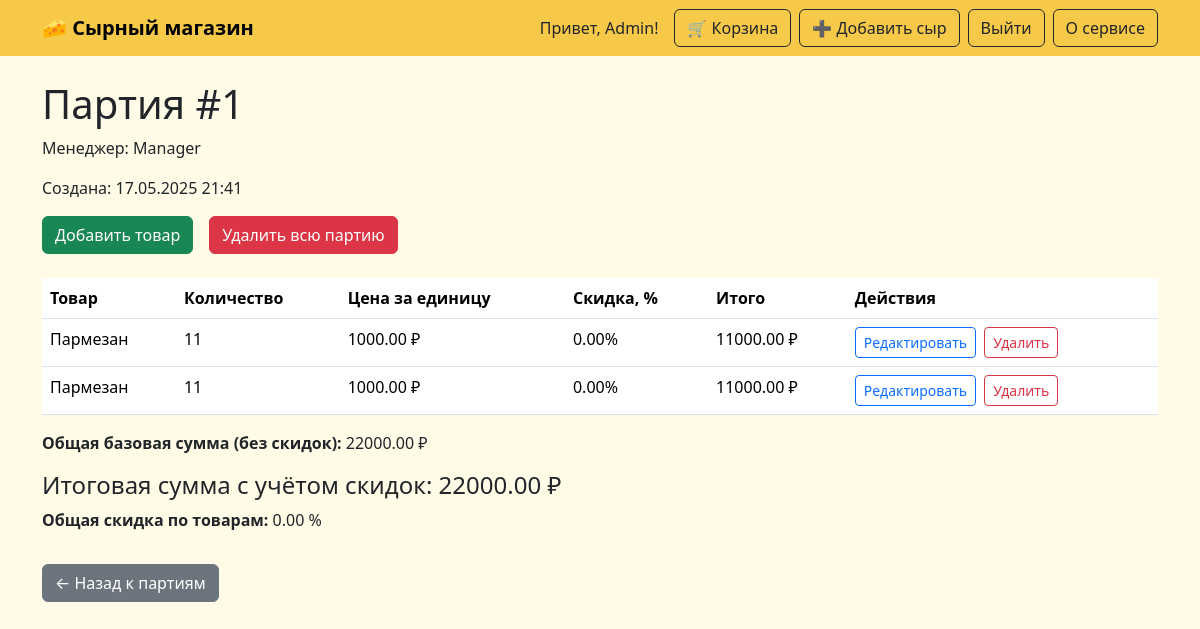
The app's page /batches/1/ (signed in) with its own data.
### catalog/models.py (models this page shows, shortened)
class User(AbstractUser):
    ROLE_CHOICES = [
        ("admin", "Администратор"),
        ("product_manager", "Товаровед"),
        ("sales_manager",
         "Менеджер по продажам"),
        ("guest", "Гость"),
    ]
    role = models.CharField(max_length=20,
                            choices=ROLE_CHOICES, default="guest")

class Batch(models.Model):
    manager = models.ForeignKey(
        settings.AUTH_USER_MODEL, on_delete=models.CASCADE,
        related_name="batches"
    )
    created_at = models.DateTimeField(auto_now_add=True)
    @property
    def total_base_price(self):
        return sum(item.cheese.price *
                   item.quantity for item in self.items.all())
    @property
    def total_price_before_batch_discount(self):
        return sum(item.total_price for item in self.items.all())
    @property
    def total_discount_percent(self):
        base = self.total_base_price
        if base == 0:
            return 0
        discount = (base - self.total_price_before_batch_discount) / base * 100
        return round(discount, 2)
    @property
    def total_price(self):
        return self.total_price_before_batch_discount

class BatchItem(models.Model):
    batch = models.ForeignKey(Batch, on_delete=models.CASCADE,
                              related_name="items")
    cheese = models.ForeignKey(Cheese, on_delete=models.CASCADE)
    quantity = models.PositiveIntegerField()
    @property
    def unit_price(self):
        qty = self.quantity
        c = self.cheese
        if (
            c.min_qty_big_opt
            and qty >= c.min_qty_big_opt
            and c.price_big_opt is not None
        ):
            return c.price_big_opt
        if (
            c.min_qty_small_opt
            and qty >= c.min_qty_small_opt
            and c.price_small_opt is not None
        ):
            return c.price_small_opt
        return c.price
    @property
    def total_price(self):
        return self.unit_price * self.quantity
    @property
    def discount_percent(self):
        base_price = self.cheese.price
        actual_price = self.unit_price
        if base_price == 0:
            return 0
        discount = (base_price - actual_price) / base_price * 100
        return round(discount, 2)

class Cheese(models.Model):
    name = models.CharField(max_length=100)
    price = models.DecimalField(max_digits=8,
                                decimal_places=2)  # цена за единицу
    price_small_opt = models.DecimalField(
        max_digits=8,
        decimal_places=2,
        null=True,
        blank=True,
        verbose_name="Цена мелкий опт",
    )
    min_qty_small_opt = models.PositiveIntegerField(
        null=True, blank=True,
        verbose_name="Минимальное количество для мелкого опта"
    )
    price_big_opt = models.DecimalField(
        max_digits=8,
        decimal_places=2,
        null=True,
        blank=True,
        verbose_name="Цена крупный опт",
    )
    min_qty_big_opt = models.PositiveIntegerField(
        null=True, blank=True,
        verbose_name="Минимальное количество для крупного опта"
    )
    weight = models.DecimalField(max_digits=6, decimal_places=2)
    cheese_type = models.ForeignKey(CheeseType, on_delete=models.CASCADE)
    in_stock = models.BooleanField(default=True)
    production_date = models.DateField()

### catalog/views.py (the view)
# urls.py: path("batches/<int:batch_id>/", views.batch_detail, name="batch_detail"),
@login_required
def batch_detail(request, batch_id):
    batch = get_object_or_404(Batch, id=batch_id)
    if batch.manager != request.user and request.user.role != "admin":
        raise PermissionDenied("Вы не можете просматривать чужие партии")
    items = batch.items.select_related("cheese")
    return render(
        request, "catalog/batch_detail.html", {"batch": batch, "items": items}
    )

### catalog/templates/catalog/batch_detail.html (shortened to what this page needs)
{% extends 'catalog/base.html' %}
{% block content %}
  <h1>Партия #{{ batch.id }}</h1>
  <p>Менеджер: {{ batch.manager.username }}</p>
  <p>Создана: {{ batch.created_at|date:"d.m.Y H:i" }}</p>
  <div class="mb-4 d-flex gap-3">
    <a href="{% url 'batch_add_item' batch.id %}" class="btn btn-success">Добавить товар</a>
    <a href="{% url 'batch_delete' batch.id %}" class="btn btn-danger">Удалить всю партию</a>
  </div>
  {% if items %}
    <table class="table">
      <thead>
        <tr>
          <th>Товар</th>
          <th>Количество</th>
          <th>Цена за единицу</th>
          <th>Скидка, %</th>
          <th>Итого</th>
          <th>Действия</th>
        </tr>
      </thead>
      <tbody>
        {% for item in items %}
          <tr>
            <td>{{ item.cheese.name }}</td>
            <td>{{ item.quantity }}</td>
            <td>{{ item.unit_price }} ₽</td>
            <td>{{ item.discount_percent }}%</td>
            <td>{{ item.total_price }} ₽</td>
            <td>
              <a href="{% url 'batch_item_edit' item.id %}" class="btn btn-sm btn-outline-primary">Редактировать</a>
              <a href="{% url 'batch_item_delete' item.id %}" class="btn btn-sm btn-outline-danger ms-1">Удалить</a>
            </td>
          </tr>
        {% endfor %}
      </tbody>
    </table>
    <p><strong>Общая базовая сумма (без скидок):</strong> {{ batch.total_base_price }} ₽</p>
    <h4>Итоговая сумма с учётом скидок: {{ batch.total_price }} ₽</h4>
    <p><strong>Общая скидка по товарам:</strong> {{ batch.total_discount_percent }} %</p>
  {% else %}
    <p>В партии пока нет товаров.</p>
  {% endif %}
  <a href="{% url 'batch_list' %}" class="btn btn-secondary mt-3">← Назад к партиям</a>
{% endblock %}

### catalog/templates/catalog/base.html (shortened to what this page needs)
<!DOCTYPE html>
<html lang="ru">
<head>
  <link href="https://cdn.jsdelivr.net/npm/bootstrap@5.3.3/dist/css/bootstrap.min.css" rel="stylesheet">
</head>
<body>
  <nav class="navbar navbar-expand-lg navbar-cheese mb-4">
  <div class="container">
    <a class="navbar-brand fw-bold" href="{% url 'cheese_list' %}">🧀 Сырный магазин</a>
    <div class="d-flex align-items-center">
      {% if user.is_authenticated %}
        <span class="me-3">Привет, {{ user.username }}!</span>
        {% if user.role == 'admin' or user.role == 'sales_manager' %}
          <a class="btn btn-outline-dark me-2" href="{% url 'batch_list' %}">🛒 Корзина</a>
        {% endif %}
        {% if user.role == 'admin' %}
          <a class="btn btn-outline-dark me-2" href="{% url 'cheese_create' %}">➕ Добавить сыр</a>
        {% endif %}
        <form method="post" action="{% url 'logout' %}" class="d-inline">
          <button type="submit" class="btn btn-outline-dark me-2">Выйти</button>
        </form>
      {% else %}
        <a class="btn btn-outline-dark me-2" href="{% url 'login' %}">Войти</a>
      {% endif %}
      <a class="btn btn-outline-dark" href="{% url 'about' %}">О сервисе</a>
    </div>
  </div>
</nav>
  <div class="container">
    {% block content %}{% endblock %}
  </div>
</body>
</html>

### catalog/templates/catalog/base.html (style rules this page uses)
body { background-color: #fffbe6; }
.navbar-cheese { background-color: #f7c948; }

### records on screen
User: username "Admin"
Batch: id "1", manager.username "Manager", created_at "17.05.2025 21:41", total_base_price "22000.00", total_price "22000.00", total_discount_percent "0.00"
BatchItem: cheese.name "Пармезан", quantity "11", unit_price "1000.00", discount_percent "0.00", total_price "11000.00"
BatchItem: cheese.name "Пармезан", quantity "11", unit_price "1000.00", discount_percent "0.00", total_price "11000.00"
